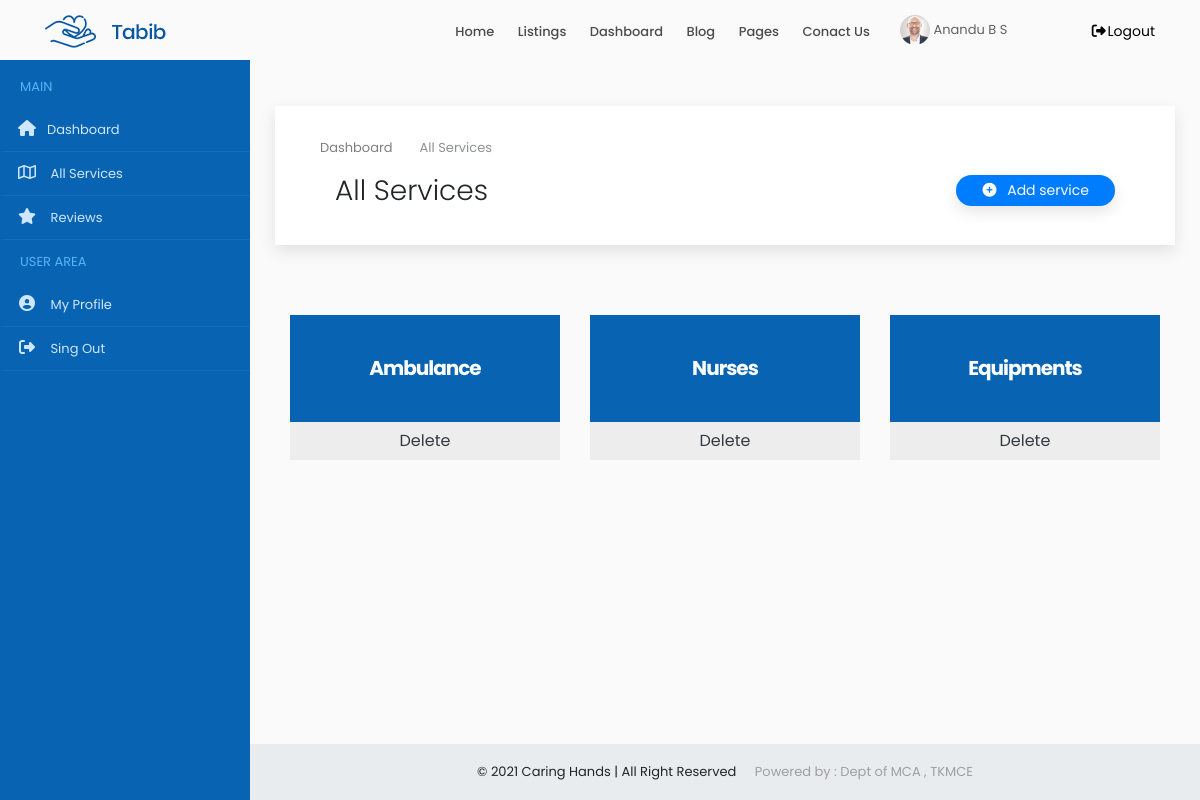
/administrator/services/ (signed in), run on an earlier commit of the app's database.
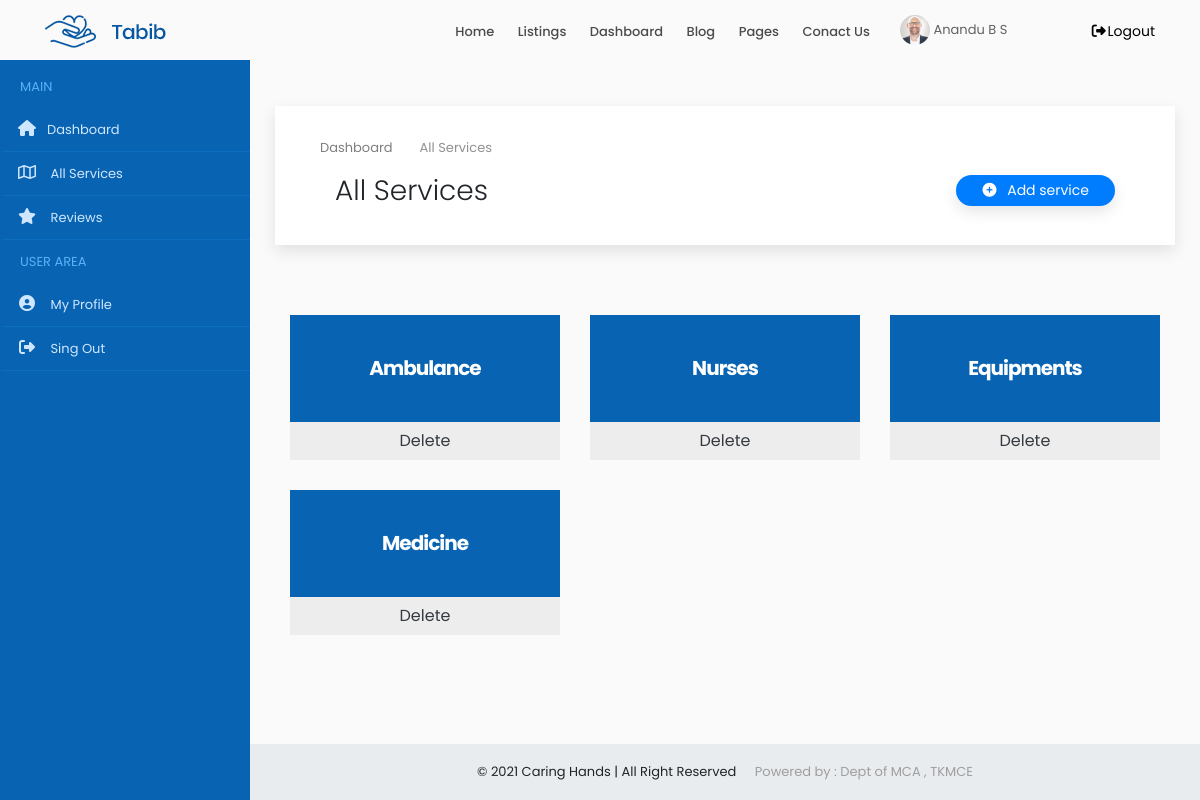
And on a later commit of the database.
### accounts/models.py (models this page shows, shortened)
class Service(models.Model):
    category = models.CharField(max_length=250)
    providers = models.IntegerField(null=True, blank=True)
    users = models.IntegerField(null=True, blank=True)

### accounts/views.py (the view, shortened to what this page needs)
# urls.py: path('administrator/services/',AllServices.as_view(), name='admin_services'),
class AllServices(View):
    def get(self, request):
        x = AdminCheck(request)
        if x == True:
            user = request.user
            account = Users.objects.get(user=user)
            services = Service.objects.all()
            form = AddServiceForm()
            context = {'account':account,'services':services,'form':form}
            return render(request, 'admin/services.html', context)
        else:
            return redirect('home')

### accounts/functions.py (called while the page is built)
def AdminCheck(request):
    user = request.user
    if user.is_authenticated:
        try:
            u = Users.objects.get(user=user)
            if u.type == 'admin':
                return (True)
            else:
                return (False)
        except:
            return (False)
    else:
        return (False)

### accounts/templates/admin/services.html (shortened to what this page needs)
{% extends 'common/dashboard_main.html' %}
{% load static %}
{% block content %}
{% include 'common/header.html' %}
{% include 'admin/sidenav.html' %}
<div class="content-wrapper">
<div class="container-fluid overflow-hidden">
    <div class="row margin-tb-90px margin-lr-10px sm-mrl-0px">
        <div id="page-title" class="padding-30px background-white full-width box-shadow">
            <div class="container">
                <ol class="breadcrumb opacity-5">
                    <li><a href="{% url 'home' %}">Dashboard</a></li>
                    <li class="active">All Services</li>
                </ol>
                <div class="container-fluid">
                    <div class="row">
                        <div class="col-6">
                            <h1 class="font-weight-300">All Services</h1>
                        </div>
                        <div class="col-6">
                            <div class="text-right">
                                <a href="dashboard-add-listing.html" class=" btn btn-sm border-radius-30  text-white background-second-color  box-shadow  padding-lr-25px margin-left-30px" data-toggle="modal" data-target="#addservice"><i class="fas fa-plus-circle  margin-right-7px"></i> Add service</a>
                            </div>
                        </div>
                    </div>
                </div>
            </div>
        </div>
                            {% load widget_tweaks %}
        <div class="container-fluid">
            <div class="row" style="margin-top:40px">
                {% for i in services %}
                <div class="col-lg-4 col-md-4  col-sm-6 sm-mb-40px wow fadeInUp" data-wow-delay="0.2s" style="visibility: visible; animation-delay: 0.2s; animation-name: fadeInUp;margin-top: 30px;">
                    <a href="#" data-toggle="modal" data-target="#updateservice_{{i.id}}">
                        <div class="pricing hover-effect">
                            <div class="pricing-head text-center">
                                <h3 class="font-weight-700 padding-40px background-main-color margin-0px text-white">
                                    <span class=" z-index-2 position-relative d-block">{{i.category|title}}
                                    </span>
                                </h3>
                            </div>
                        </div>
                    </a>
                    <div class="pricing-footer">
                        <a href="#" class="btn btn-block background-grey-1 text-dark rounded-0" data-toggle="modal" data-target="#deleteservice_{{i.id}}"> Delete</a>
                    </div>
                </div>
                {% empty %}
                <div class="alert alert-danger  margin-bottom-35px border-radius-10 padding-30px">
                    <strong>OOPS!</strong> No Services found
                    <hr>
                    <p class="margin-0px">Add new services to be listed out over here.</p>
                </div>
                {% endfor %}
            </div>
        </div>
    </div>
</div>
{% include 'common/small_footer.html' %}
</div>
{% endblock %}

What changed in the data, as far as the page shows it:
added Service: category "Medicine"
